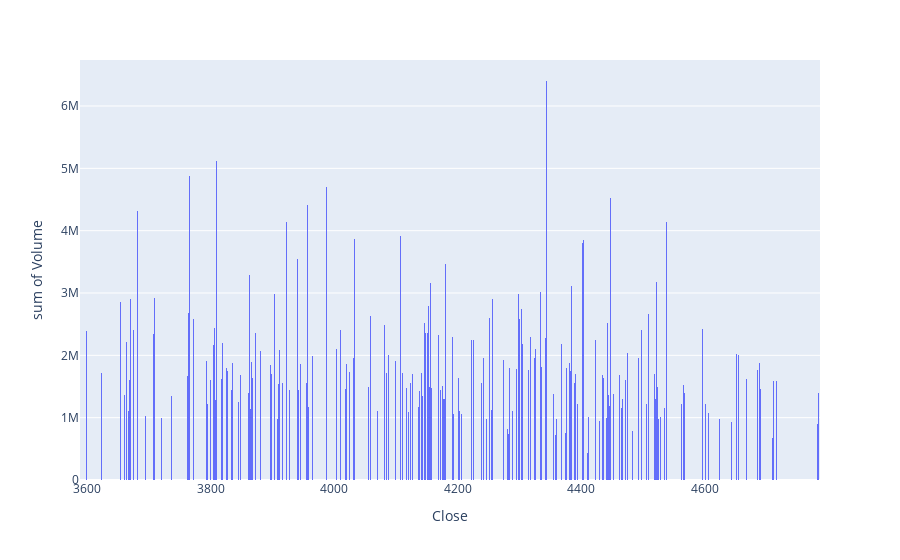
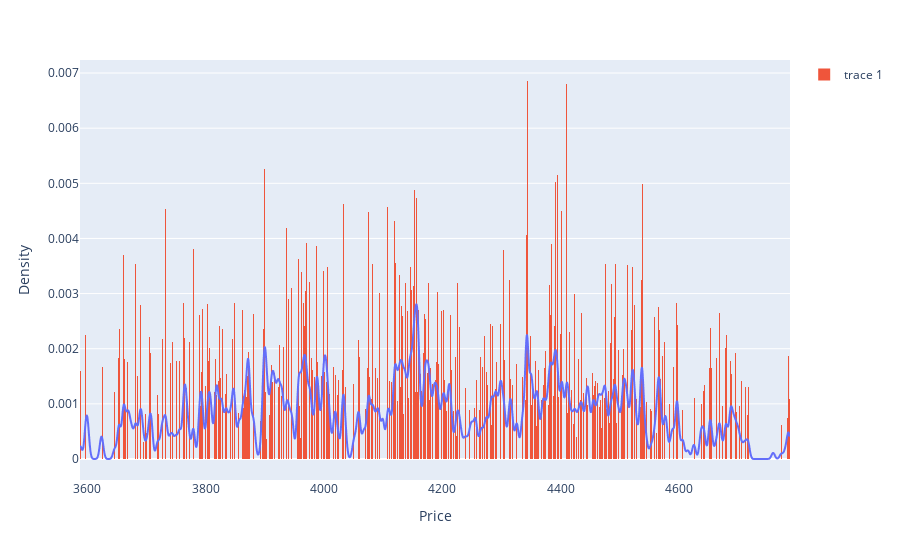

The notebook cell these images were saved under, in order:
### Code cell
# Plot volume profile
fig = px.histogram(df, x="Close", y="Volume", histfunc="sum", nbins=3500)
fig.show()

# Fit KDE to volume profile
kde = stats.gaussian_kde(df["Close"], weights=df["Volume"], bw_method=kde_factor)
x = np.linspace(df["Close"].min(), df["Close"].max(), 3500)
y = kde(x)

# Plot KDE curve and normalized histogram
fig = px.line(x=x, y=y, labels={"x": "Price", "y": "Density"})
fig.add_histogram(x=df["Close"], y=df["Volume"], histfunc="sum", nbinsx=1200, histnorm="probability density", bingroup=None)
fig.show()

### Figure 1 — Plotly figure (JSON) as saved in the notebook; plotly's stock layout.template omitted (floating-point values rounded to 4 significant figures; data arrays with more than 128 entries replaced by an {"elided": "..."} marker saying what was removed)
{"data": [{"alignmentgroup": "True", "bingroup": "x", "histfunc": "sum", "hovertemplate": "Close=%{x}<br>sum of Volume=%{y}<extra></extra>", "legendgroup": "", "marker": {"color": "#636efa", "pattern": {"shape": ""}}, "name": "", "nbinsx": 3500, "offsetgroup": "", "orientation": "v", "showlegend": false, "type": "histogram", "x": {"elided": "754 float values"}, "xaxis": "x", "y": {"elided": "754 int values"}, "yaxis": "y"}], "layout": {"barmode": "relative", "legend": {"tracegroupgap": 0}, "margin": {"t": 60}, "xaxis": {"anchor": "y", "domain": [0, 1], "title": {"text": "Close"}}, "yaxis": {"anchor": "x", "domain": [0, 1], "title": {"text": "sum of Volume"}}}}

### Figure 2 — Plotly figure (JSON) as saved in the notebook; plotly's stock layout.template omitted (floating-point values rounded to 4 significant figures; data arrays with more than 128 entries replaced by an {"elided": "..."} marker saying what was removed)
{"data": [{"hovertemplate": "Price=%{x}<br>Density=%{y}<extra></extra>", "legendgroup": "", "line": {"color": "#636efa", "dash": "solid"}, "marker": {"symbol": "circle"}, "mode": "lines", "name": "", "showlegend": false, "type": "scattergl", "x": {"elided": "3500 float values"}, "xaxis": "x", "y": {"elided": "3500 float values"}, "yaxis": "y"}, {"histfunc": "sum", "histnorm": "probability density", "nbinsx": 1200, "type": "histogram", "x": {"elided": "754 float values"}, "y": {"elided": "754 int values"}}], "layout": {"legend": {"tracegroupgap": 0}, "margin": {"t": 60}, "xaxis": {"anchor": "y", "domain": [0, 1], "title": {"text": "Price"}}, "yaxis": {"anchor": "x", "domain": [0, 1], "title": {"text": "Density"}}}}
